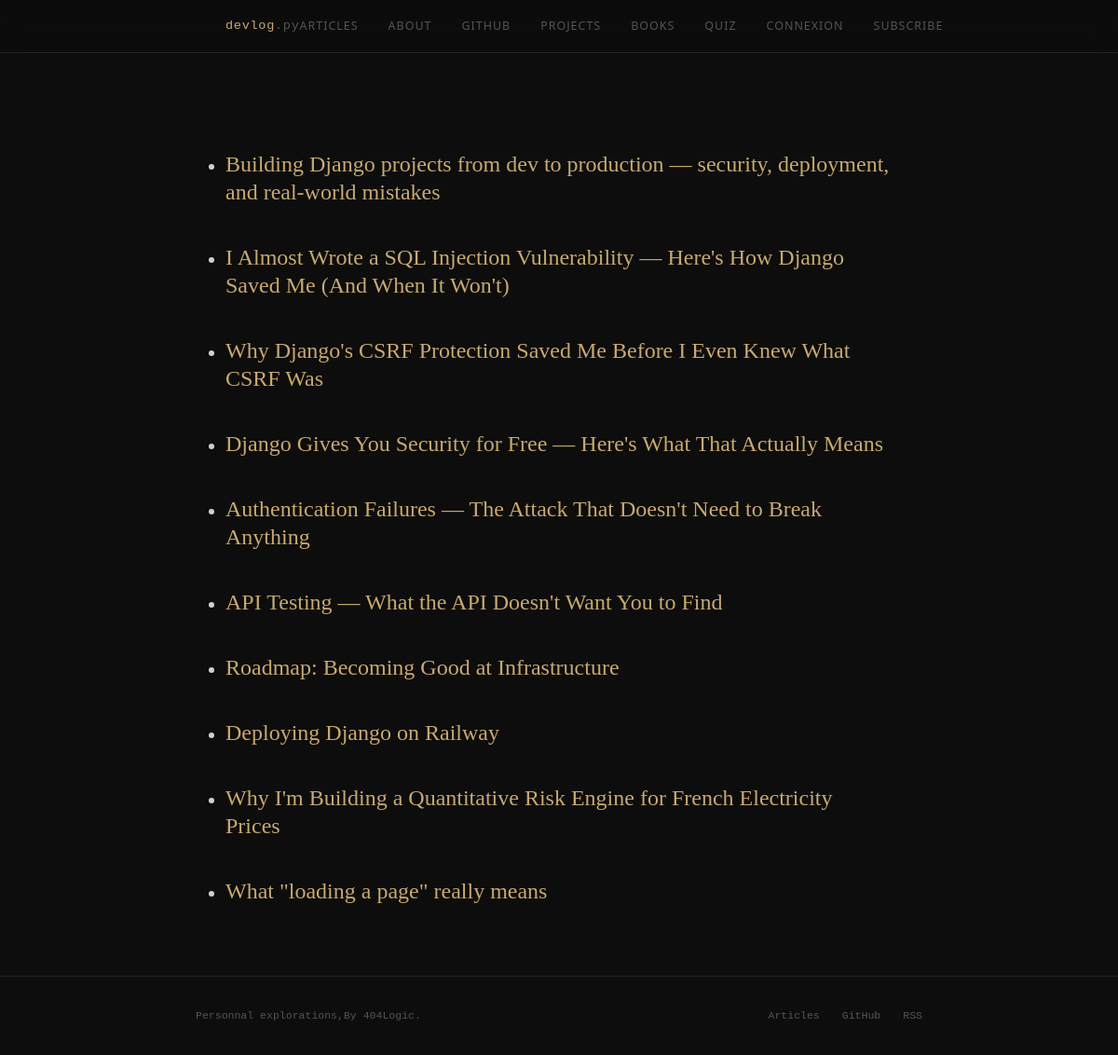
The page / on the database its author committed.
### post/models.py (models this page shows, shortened)
class Post(models.Model):
    title_post = models.CharField(unique=True,null=False,max_length=100)
    date_post = models.DateTimeField(auto_now_add=True)
    category = models.ForeignKey(Category,on_delete=models.CASCADE,related_name='post')
    content_post = models.TextField()
    nb_like_post = models.IntegerField(default=0)
    nb_dislike_post = models.IntegerField(default=0)

### post/views.py (the view)
# urls.py: path('', views.allposts, name='allposts'),
def allposts(request):
    posts = Post.objects.all()
    for post in posts:
        post.content_rendered = render_markdown(post.content_post)
    return render(request, 'post/accueil.html', {'posts': posts})

### post/views.py (called while the page is built)
def render_markdown(content):
    return markdown.markdown(
        content,
        extensions=['fenced_code', 'codehilite','tables']
    )

### post/templates/post/accueil.html
    {% extends 'base.html' %}
    {% load static %}
    {% block content %}
    <ul>
    {% for post in posts %}
        <li><h2><a href="{% url 'post_detail' post.pk %}">{{ post.title_post }}</a></h2></li>
    {% endfor %}
    </ul>
    {% endblock %}

### post/static/css/style.css (style rules this page uses)
*, *::before, *::after { box-sizing: border-box; margin: 0; padding: 0; }
:root { --bg: #0d0d0d; --surface: #141414; --border: #222; --muted: #555; --text: #d4d0c8; --heading: #f0ece0; --accent: #c8a96e; --accent-dim:#7a6540; --code-bg: #1a1a1a; --font-serif: 'Instrument Serif', Georgia, serif; --font-mono: 'DM Mono', 'Courier New', monospace; --font-sans: 'Geist', system-ui, sans-serif; }
html { font-size: 16px; scroll-behavior: smooth; }
body { background: var(--bg); color: var(--text); font-family: var(--font-sans); font-weight: 300; line-height: 1.7; min-height: 100vh; display: flex; flex-direction: column; }
h1, h2, h3, h4 { font-family: var(--font-serif); color: var(--heading); font-weight: 400; line-height: 1.25; }
h2 { font-size: 1.5rem; margin: 2.5rem 0 0.75rem; }
a { color: var(--accent); text-decoration: none; }

### rows shown on the page
Post: title_post "Building Django projects from dev to production — security, deployment, and real-world mistakes"
Post: title_post "I Almost Wrote a SQL Injection Vulnerability — Here's How Django Saved Me (And When It Won't)"
Post: title_post "Why Django's CSRF Protection Saved Me Before I Even Knew What CSRF Was"
Post: title_post "Django Gives You Security for Free — Here's What That Actually Means"
Post: title_post "Authentication Failures — The Attack That Doesn't Need to Break Anything"
Post: title_post "API Testing — What the API Doesn't Want You to Find"
Post: title_post "Roadmap: Becoming Good at Infrastructure"
Post: title_post "Deploying Django on Railway"
Post: title_post "Why I'm Building a Quantitative Risk Engine for French Electricity Prices"
Post: title_post "What \"loading a page\" really means"
